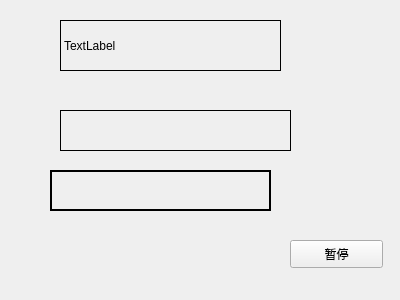
<?xml version="1.0" encoding="UTF-8"?>
<ui version="4.0">
 <class>Widget</class>
 <widget class="QWidget" name="Widget">
  <property name="geometry">
   <rect>
    <x>0</x>
    <y>0</y>
    <width>400</width>
    <height>300</height>
   </rect>
  </property>
  <property name="windowTitle">
   <string>Widget</string>
  </property>
  <widget class="myLabel" name="label">
   <property name="geometry">
    <rect>
     <x>60</x>
     <y>20</y>
     <width>221</width>
     <height>51</height>
    </rect>
   </property>
   <property name="frameShape">
    <enum>QFrame::Box</enum>
   </property>
   <property name="text">
    <string>TextLabel</string>
   </property>
  </widget>
  <widget class="QLabel" name="label_2">
   <property name="geometry">
    <rect>
     <x>60</x>
     <y>110</y>
     <width>231</width>
     <height>41</height>
    </rect>
   </property>
   <property name="frameShape">
    <enum>QFrame::Panel</enum>
   </property>
   <property name="text">
    <string/>
   </property>
  </widget>
  <widget class="QLabel" name="label_3">
   <property name="geometry">
    <rect>
     <x>50</x>
     <y>170</y>
     <width>221</width>
     <height>41</height>
    </rect>
   </property>
   <property name="frameShape">
    <enum>QFrame::WinPanel</enum>
   </property>
   <property name="text">
    <string/>
   </property>
  </widget>
  <widget class="QLabel" name="label_4">
   <property name="geometry">
    <rect>
     <x>50</x>
     <y>240</y>
     <width>201</width>
     <height>31</height>
    </rect>
   </property>
   <property name="text">
    <string/>
   </property>
  </widget>
  <widget class="QPushButton" name="btn">
   <property name="geometry">
    <rect>
     <x>290</x>
     <y>240</y>
     <width>93</width>
     <height>28</height>
    </rect>
   </property>
   <property name="text">
    <string>暂停</string>
   </property>
  </widget>
 </widget>
 <layoutdefault spacing="6" margin="11"/>
 <customwidgets>
  <customwidget>
   <class>myLabel</class>
   <extends>QLabel</extends>
   <header location="global">mylabel.h</header>
  </customwidget>
 </customwidgets>
 <resources/>
 <connections/>
</ui>
